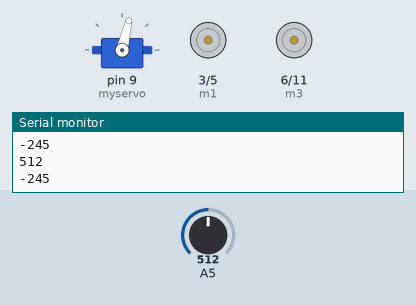
Simulated run of this sketch. Board: Arduino Uno, built with avr-gcc and run on an emulated ATmega328P. Shown: servo, motor-driver pin pairs drawn as motors (green arrow = first pin HIGH = forward, orange = second pin HIGH = backward, longer = more drive), the last lines printed to the serial monitor. The inputs (shaded band) are chosen by the test bench; at power-on: A5 = 512.

Above: at 0.77 s.
At 1.2 s:
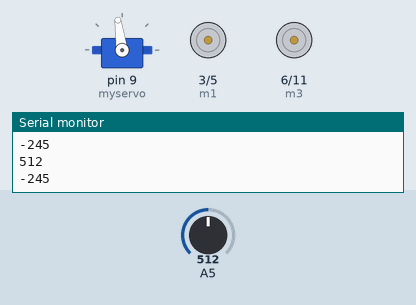
1.3 s: A5 set to 528
At 7.8 s:
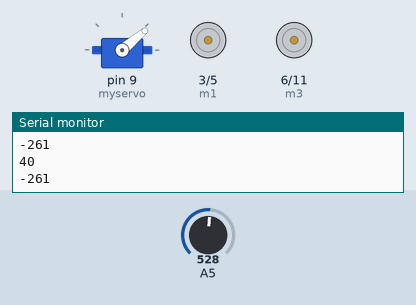
Timing chart, 0 to 10.3 s (numbered marks = the images above; inputs shaded):
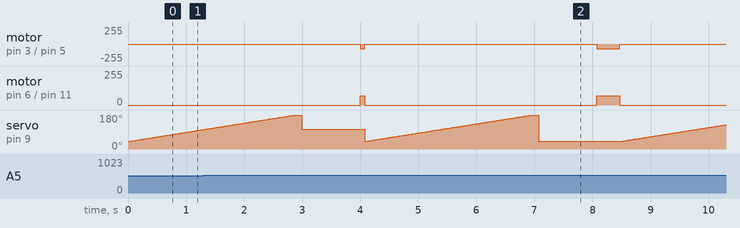

The sketch:

sketch_feb12a.ino
```cpp
long distance;
int m1=3,m2=5,m3=6,m4=11;
int sml=10000;
int save;
int sped=70;
#include <Servo.h>
Servo myservo;
int dly=200;
int j,a,i=0;
int cnt=0;
int pos = 0;
int ang,ai;
int photodiode=A5;
void setup()
{
   myservo.attach(9);

  pinMode(m1,OUTPUT);
  pinMode(m2,OUTPUT);
  pinMode(m3,OUTPUT);
  pinMode(m4,OUTPUT);
  Serial.begin(9600);


}

void loop()
{
// myservo.write(pos);


  for (pos =40; pos <= 180; pos +=1)
  {
    myservo.write(pos);
  ai=analogRead(A5);
 Serial.println(ai);

distance=ai;       //analogRead(A5);
distance=267-ai;
//Serial.println("distnce=");
Serial.println(distance);
  delay(20);
   if(distance<sml)
   {
    sml=distance;
    save = pos;
    //Serial.println("save update");
   }
}
delay(100);

//Serial.println("save=");
Serial.println(save);
//Serial.println("sml=");
Serial.println(sml);

myservo.write(save);
//myservo.write(120);
//delay(1000);
//myservo.write(60);
delay(1000);
adj();

sml=1000;
}
void adj()
{
  if(save<=120)
  {
    ang = 120 - save;
      //Serial.println("right side");
  analogWrite(m1,0);
  analogWrite(m2,sped);
  analogWrite(m3,sped);
 analogWrite(m4,0);

  }
  else
  {
    ang = save - 120;
      //Serial.println("right side");
  analogWrite(m1,sped);
  analogWrite(m2,0);
  analogWrite(m3,0);
  analogWrite(m4,sped);
  }
  for(i=0;i<ang;i++)
  {
    delay(5);
  }

  digitalWrite(m1,LOW);
  digitalWrite(m2,LOW);
  digitalWrite(m3,LOW);
  digitalWrite(m4,LOW);

}
```

Measured:
- the behaviour switches between 512 and 513 on A5 (found by bisection; images 1 and 2)
